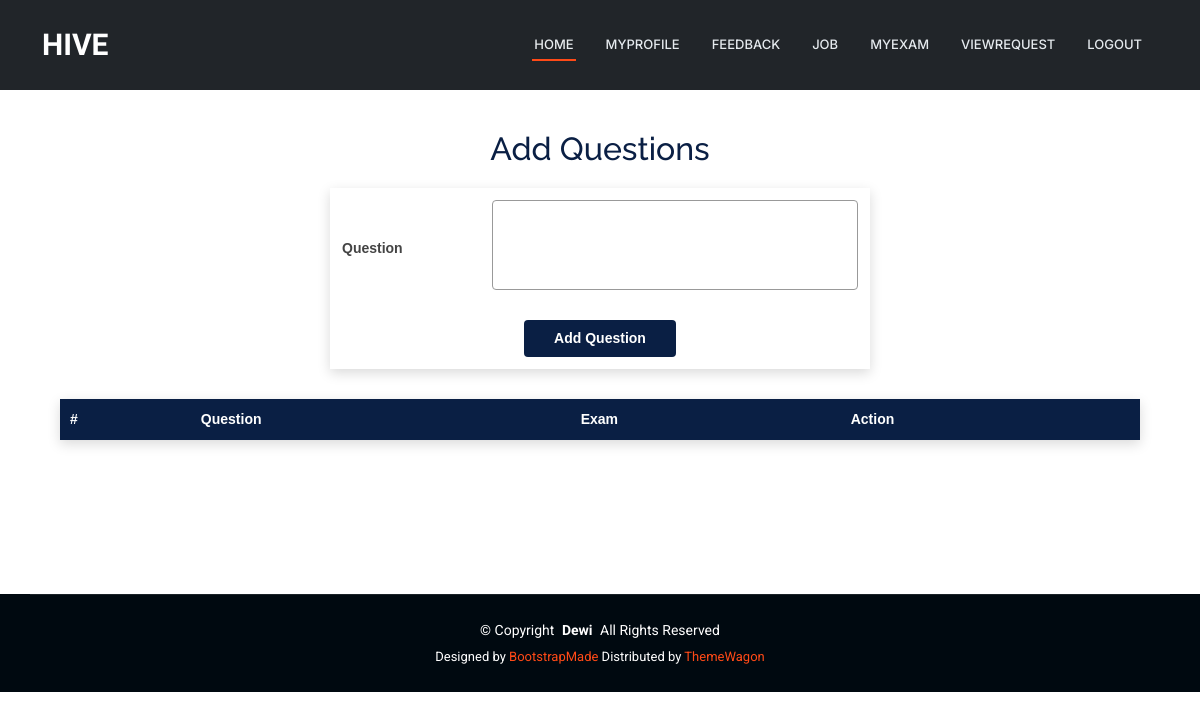
Before: /JobProvider/addquestions/7 with the older database file.
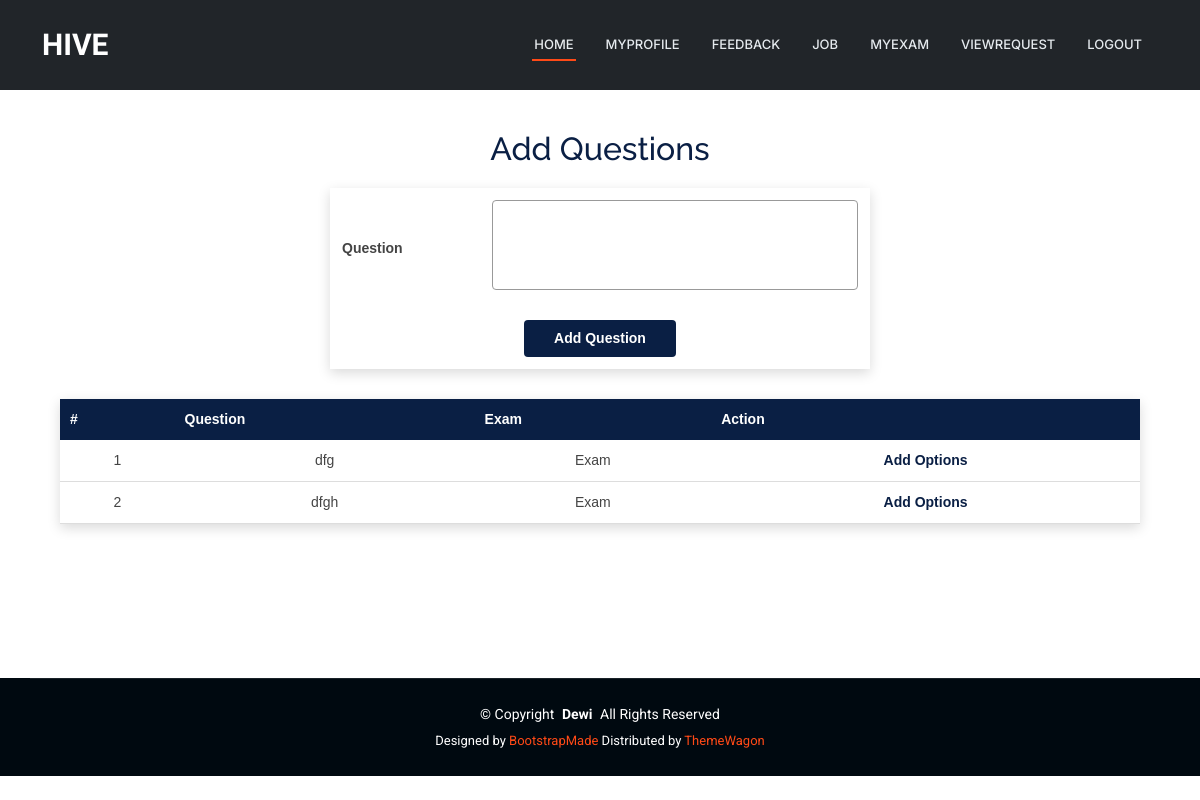
After: the same page with the newer database file.
### JobProvider/models.py (models this page shows)
class tbl_questions(models.Model):
    question=models.CharField(max_length=100)
    examination=models.ForeignKey(tbl_examination,on_delete=models.CASCADE)

class tbl_examination(models.Model):
    examination_name=models.CharField(max_length=50)
    examination_mark=models.CharField(max_length=50)
    examination_time=models.CharField(max_length=50)
    examination_status = models.IntegerField(default=0)
    time = models.TimeField(null=True)
    start_time = models.TimeField(null=True)
    job=models.ForeignKey(tbl_job,on_delete=models.CASCADE,null=True)

### JobProvider/views.py (the view)
# urls.py: path('addquestions/<int:id>',views.addquestions,name='addquestions'),
def addquestions(request,id):
    que=tbl_questions.objects.filter(examination=id)
    if  request.method=="POST":
        examination=tbl_examination.objects.get(id=id)
        questions=request.POST.get("txt_question")
        tbl_questions.objects.create(question=questions,examination=examination)
    return render(request,'JobProvider/Question.html',{'result':que,'id':id})

### JobProvider/Templates/JobProvider/Question.html (shortened to what this page needs)
{% extends 'JobProvider/Header.html' %}
{% block content %}
<head>
</head>
<div class="jp-question-wrapper">
    <h2 class="jp-question-title">Add Questions</h2>
    <form action="" method="post" enctype="multipart/form-data">
        <table class="jp-question-form">
            <tr>
                <td><strong>Question</strong></td>
                <td><textarea name="txt_question" required></textarea></td>
            </tr>
            <tr>
                <td colspan="2" align="center">
                    <input type="submit" value="Add Question" class="jp-question-btn">
                </td>
            </tr>
        </table>
    </form>
    <table class="jp-question-table">
        <tr>
            <th>#</th>
            <th>Question</th>
            <th>Exam</th>
            <th>Action</th>
        </tr>
        {% for i in result %}
        <tr>
            <td>{{ forloop.counter }}</td>
            <td width="300">{{ i.question }}</td>
            <td>{{ i.examination.examination_name }}</td>
            <td class="jp-question-link">
                <a href="{% url 'JobProvider:addoptions' i.id %}">Add Options</a>
            </td>
        </tr>
        {% endfor %}
    </table>
</div>
{% endblock %}

Changed rows visible on the page:
added tbl_questions: question "dfg", examination.examination_name "Exam"
added tbl_questions: question "dfgh", examination.examination_name "Exam"
